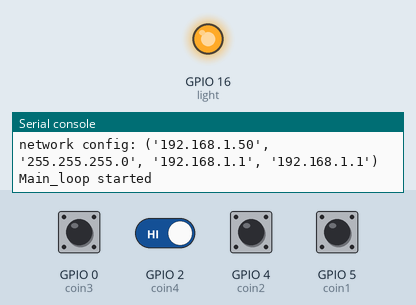
Recording of a program running on a simulated ESP8266 board running MicroPython. Shown: output pins drawn as LEDs (lit = HIGH), the last lines printed to the serial console. The test bench sets the inputs (shaded band); at power-on: GPIO 0 (coin3), GPIO 2 (coin4), GPIO 4 (coin2), GPIO 5 (coin1) HIGH. WiFi joins after 1.5 s; web requests get an empty 200 reply after 0.4 s.

Above: at 2.7 s.
2.8 s: GPIO 0 (coin3) pulled LOW for 0.15 s
At 3.2 s:
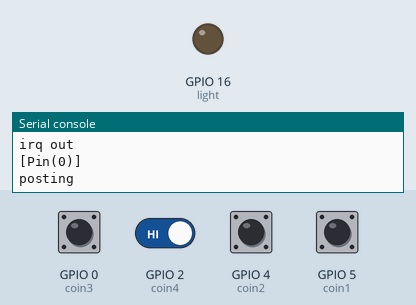
4.4 s: GPIO 0 (coin3) driven LOW and GPIO 2 (coin4) driven LOW
At 5.9 s:
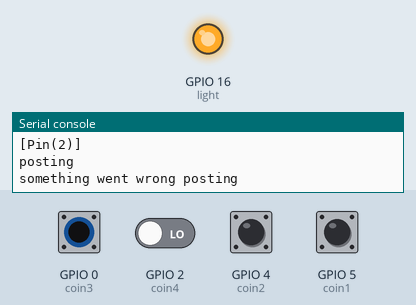
Timing chart, 0 to 7.4 s (numbered marks = the images above; inputs shaded):
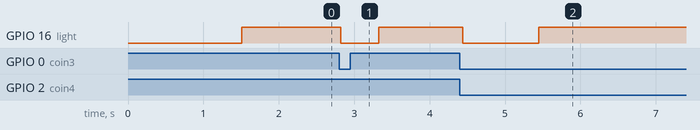

The program:

boot-refining.py
```python
# This file is executed on every boot (including wake-boot from deepsleep)

# Garbage collection

import gc
import micropython
import machine
import time
import socket
import network
import ubinascii

#int_counter = 0
flag_queue = []
#pin_flag = None
light = None
uid = None
p = None
gc.collect()

# This is for the web based python console. I figure we don't need this right now
# but it might be helpful later once we get the wifi going and aren't hooked up to
# a computer.

#import webrepl
#webrepl.start()

# Now let's mess with networking. The ESP8266 actually has two interfaces: one that
# can act as an AP and another that can connect to an existing network. I /think/ they
# both can stay on.

# The challenge here will be coming up with a way to automatically do this. Maybe we
# need to add bluetooth or something so that you can set this up from a phone? We
# certainly can't expect people to edit this file.

def do_connect():
    import network
    global uid
    sta_if = network.WLAN(network.STA_IF)
    ap_if = network.WLAN(network.AP_IF)
    if not sta_if.isconnected():
        print('Connecting to network...')
        sta_if.active(True)
        sta_if.connect('Railroad', '4029816110')
        while not sta_if.isconnected():
            pass
    print('network config:', sta_if.ifconfig())
    mac = ubinascii.hexlify(sta_if.config('mac'),':').decode()
    uid = mac.replace(":", "")
    if sta_if.isconnected():
        ap_if.active(False)

# Now we'll call that method.
print("After do_connect defined")
do_connect()

# We need this in case there is a problem in the interrupt handler, otherwise we won't
# see any exceptions. More info here:
# http://docs.micropython.org/en/latest/pyboard/reference/isr_rules.html#micropython-issues

micropython.alloc_emergency_exception_buf(100)

# We can keep this in the final version if we want, and have a single LED to indicate
# switch activity (or, more importantly, the fact that we caught the activity)

# The ESP8266 has an LED on it at GPIO 16 (D0). We can probably just use that.

light = machine.Pin(16, machine.Pin.OUT)

# This method is called by the main loop and handles sending the information to the cloud.
# See the notes for changes that need to be made to make it more elegant/robust.

# Assuming this can take longer than the the loop speed of the main loop and that multiple
# switch events could happen quickly, should we set up a queue? Or would python already
# queue up the calls to this method?

def post_to_cloud(p):
    global uid
    pin_num = str(p)
    print("posting")
    #todo Need to redo this so that it a) retries on fail and b) doesn't resolve the host address each time
    url = 'http://data.sparkfun.com/input/RMxK6xlqr8CbmMnQAnoJ?private_key=lzEe5EopAVcYAVvWEv7N&id=%s&pin=%s' % (uid, pin_num[4])
    _, _, host, path = url.split('/', 3)
    addr = socket.getaddrinfo(host, 80)[0][-1]
    so = socket.socket()
    so.connect(addr)
    so.send(bytes('GET /%s HTTP/1.0\r\nHost: %s\r\n\r\n' % (path, host), 'utf8'))
    if data:
        print(str(data, 'utf8'), end='')

# This is our interrupt handler, also called an Interrupt Service Routine (ISR). It's called
# when an interrupt happens. The interrupt passes the GPIO pin number to this method, and we
# use that to set a var that the main loop looks for. When the main loop sees that var, it
# takes over the processing.

def irq_handler(p):
    global flag_queue
    #state = machine.disable_irq()
    print("irq in")
    #global int_counter
    #global pin_flag
    if not len(flag_queue)==4:
        flag_queue.insert(0, p)
    else:
        print("ignoring")
    #pin_flag = p
    print("irq out")
    time.sleep_ms(20)
    #machine.enable_irq(state) # disable works, but this crashes

# This is the main loop. Things happen here.

def main_loop(**kwargs):
    #global pin_flag
    global flag_queue
    print("Main_loop started")

# Assigning names to each GPIO used for coin switch interrupts. These pins are hooked directly
# to the transistors on the MC board.

    coin1 = machine.Pin(5, machine.Pin.IN, machine.Pin.PULL_UP) #Left
    coin2 = machine.Pin(4, machine.Pin.IN, machine.Pin.PULL_UP)
    coin3 = machine.Pin(0, machine.Pin.IN, machine.Pin.PULL_UP) #Center
    coin4 = machine.Pin(2, machine.Pin.IN, machine.Pin.PULL_UP)

# These are our interrupts. They're set up to watch for the GPIO to rise from low to high
# and has the int_handler method as the callback. These are super sensitive, so we may need
# to add code or hardware to debounce.

    coin1.irq(trigger=coin1.IRQ_FALLING, handler=irq_handler)
    coin2.irq(trigger=coin2.IRQ_FALLING, handler=irq_handler)
    coin3.irq(trigger=coin3.IRQ_FALLING, handler=irq_handler)
    coin4.irq(trigger=coin4.IRQ_FALLING, handler=irq_handler)

    while True:
        light.high() # Resets LED
        if flag_queue:
            #print("flag in")
            light.low() # Indicates activity for one loop.
            print(flag_queue)
            try: # Cheating. Need a better handler that will re-post if error
                post_to_cloud(flag_queue.pop())
            except:
                print("something went wrong posting")
            #post_to_cloud(pin_flag)
            #pin_flag = None
            #print("flag OUT")
        time.sleep(0.1)

main_loop()

# Almost all of this should be moved to main.py at some point. This file is just to set up
# all the system stuff.
```

Measured:
- after the input at 2.8 s, GPIO 16 (light): HIGH → LOW at once, → HIGH 0.50 s later
- after the input at 4.4 s, GPIO 16 (light): HIGH → LOW at once, → HIGH 1.0 s later
